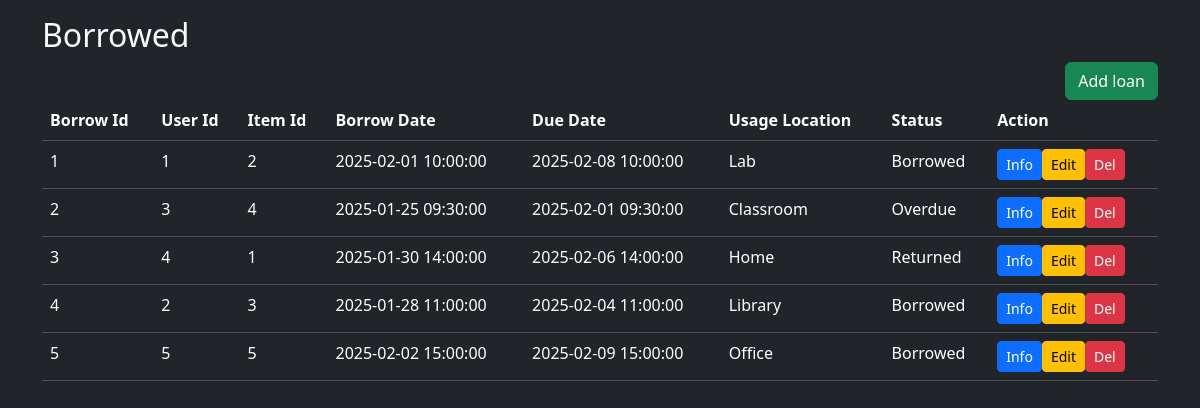
The page / on the database its author committed.
### tables this page shows
CREATE TABLE IF NOT EXISTS borrowings (
    borrow_id INT AUTO_INCREMENT PRIMARY KEY,
    user_id INT,
    item_id INT,
    borrow_date DATETIME,
    due_date DATETIME,
    usage_location ENUM('Classroom', 'Home', 'Library', 'Lab', 'Office') NOT NULL DEFAULT 'Library',
    `status` ENUM('Borrowed', 'Overdue', 'Returned') NOT NULL DEFAULT 'Borrowed',
    CONSTRAINT fk_borrowings_users FOREIGN KEY (user_id) REFERENCES users(user_id) ON DELETE CASCADE,
    CONSTRAINT fk_borrowings_items FOREIGN KEY (item_id) REFERENCES items(item_id) ON DELETE CASCADE
);

### index.php (the view, shortened to what this page needs)
<!DOCTYPE html>
<html lang="en">
<head>
    <link href="https://cdn.jsdelivr.net/npm/bootstrap@5.3.3/dist/css/bootstrap.min.css" rel="stylesheet">
</head>
<body class="bg-dark text-light">
    <div class="container mt-3">
        <h2>Borrowed</h2>
        <a href="addLoan.php" class="btn btn-success float-end">Add loan</a>
        <table class="table table-dark">
            <thead>
                <tr>
                    <th>Borrow Id</th>
                    <th>User Id</th>
                    <th>Item Id</th>
                    <th>Borrow Date</th>
                    <th>Due Date</th>
                    <th>Usage Location</th>
                    <th>Status</th>
                    <th>Action</th>
                </tr>
            </thead>
            <?php
                include("config/dbConfig.php");
                $query = "SELECT borrow_id, user_id, item_id, borrow_date, due_date, usage_location, status FROM borrowings";
                $stmt = $conn->prepare($query);
                $stmt->execute();
            ?>
            <tbody>
                <?php
                    while ($row = $stmt->fetch(PDO::FETCH_ASSOC))
                    {
                        extract($row);
                        echo"<tr>";
                            echo"<td>{$borrow_id}</td>";
                            echo"<td>{$user_id}</td>";
                            echo"<td>{$item_id}</td>";
                            echo"<td>{$borrow_date}</td>";
                            echo"<td>{$due_date}</td>";
                            echo"<td>{$usage_location}</td>";
                            echo"<td>{$status}</td>";
                            echo"<td>";
                                echo'<button type="button" class="btn btn-primary btn-sm">Info</button>';
                                echo'<button type="button" class="btn btn-warning btn-sm">Edit</button>';
                                echo"<a href='#' onclick='delete_borrow({$borrow_id});' class='btn btn-danger btn-sm'>Del</a>";
                            echo"</td>";
                        echo"</tr>";
                    }
                ?>
            </tbody>
        </table>
    </div>
</body>
</html>

### rows shown on the page
borrowings: borrow_id "1", user "1", item "2", borrow_date "2025-02-01 10:00:00", due_date "2025-02-08 10:00:00", usage_location "Lab", status "Borrowed"
borrowings: borrow_id "2", user "3", item "4", borrow_date "2025-01-25 09:30:00", due_date "2025-02-01 09:30:00", usage_location "Classroom", status "Overdue"
borrowings: borrow_id "3", user "4", item "1", borrow_date "2025-01-30 14:00:00", due_date "2025-02-06 14:00:00", usage_location "Home", status "Returned"
borrowings: borrow_id "4", user "2", item "3", borrow_date "2025-01-28 11:00:00", due_date "2025-02-04 11:00:00", usage_location "Library", status "Borrowed"
borrowings: borrow_id "5", user "5", item "5", borrow_date "2025-02-02 15:00:00", due_date "2025-02-09 15:00:00", usage_location "Office", status "Borrowed"
